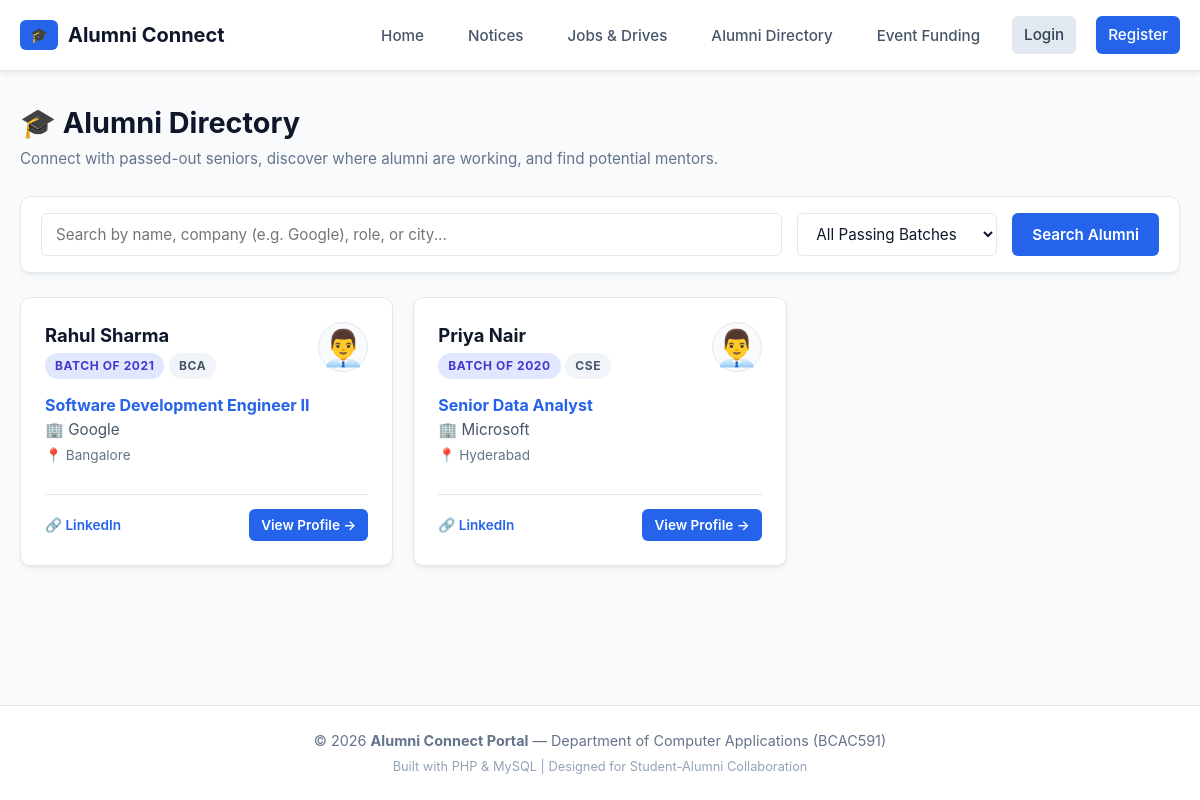
/alumni-list.php, run on the app's committed database.
### tables this page shows
CREATE TABLE `alumni_details` (
    `id` INT AUTO_INCREMENT PRIMARY KEY,
    `user_id` INT NOT NULL UNIQUE,
    `batch_year` INT NOT NULL,
    `current_company` VARCHAR(100) NOT NULL,
    `designation` VARCHAR(100) NOT NULL,
    `city` VARCHAR(50) NULL,
    `linkedin_url` VARCHAR(200) NULL,
    CONSTRAINT `fk_alumni_user` FOREIGN KEY (`user_id`) REFERENCES `users` (`id`) ON DELETE CASCADE
);

CREATE TABLE `users` (
    `id` INT AUTO_INCREMENT PRIMARY KEY,
    `name` VARCHAR(100) NOT NULL,
    `email` VARCHAR(100) NOT NULL UNIQUE,
    `password` VARCHAR(255) NOT NULL,
    `role` ENUM('student', 'alumni', 'admin') NOT NULL DEFAULT 'student',
    `phone` VARCHAR(15) NULL,
    `department` VARCHAR(50) NOT NULL,
    `avatar` VARCHAR(255) DEFAULT 'default.png',
    `status` ENUM('active', 'inactive') DEFAULT 'active',
    `created_at` TIMESTAMP DEFAULT CURRENT_TIMESTAMP
);

### includes/functions.php (called while the page is built, shortened)
<?php
function e($string) {
    return htmlspecialchars((string)$string, ENT_QUOTES, 'UTF-8');
}
function base_url($path = '') {
    $base = '/Clg%20Project/Alumni-Connect-Portal';
    return $base . '/' . ltrim($path, '/');
}

### alumni-list.php (the view, shortened to what this page needs)
<?php
require_once __DIR__ . '/config/db.php';
require_once __DIR__ . '/includes/functions.php';
$search = trim($_GET['search'] ?? '');
$query = "
    SELECT u.id, u.name, u.email, u.phone, u.department, u.avatar,
           a.batch_year, a.current_company, a.designation, a.city, a.linkedin_url
    FROM users u
    JOIN alumni_details a ON u.id = a.user_id
    WHERE u.role = 'alumni' AND u.status = 'active'
";
$params = [];
$query .= " ORDER BY a.batch_year DESC, u.name ASC";
$stmt = $pdo->prepare($query);
$stmt->execute($params);
$alumni_list = $stmt->fetchAll();
require_once __DIR__ . '/includes/header.php';
?>
<div class="page-header">
    <div>
        <h1>🎓 Alumni Directory</h1>
        <p>Connect with passed-out seniors, discover where alumni are working, and find potential mentors.</p>
    </div>
</div>
<div class="card" style="padding: 16px 20px; margin-bottom: 24px;">
    <form method="GET" action="" class="filter-bar" style="margin-bottom: 0;">
        <input type="text" name="search" class="form-control" placeholder="Search by name, company (e.g. Google), role, or city..." value="<?= e($search) ?>">
        <select name="batch" class="form-control" style="max-width: 180px;">
            <option value="all">All Passing Batches</option>
        </select>
        <button type="submit" class="btn btn-primary">Search Alumni</button>
    </form>
</div>
<?php if (empty($alumni_list)): ?>
    <div class="card" style="text-align: center; padding: 40px;">
        <p style="color: var(--text-muted);">No alumni records found matching your search.</p>
    </div>
<?php else: ?>
    <div style="display: grid; grid-template-columns: repeat(auto-fill, minmax(280px, 1fr)); gap: 20px;">
        <?php foreach ($alumni_list as $alumnus): ?>
            <div class="card" style="margin-bottom: 0; display: flex; flex-direction: column; justify-content: space-between;">
                <div>
                    <div style="display: flex; justify-content: space-between; align-items: start; margin-bottom: 12px;">
                        <div>
                            <h3 style="font-size: 1.15rem; color: var(--text); margin-bottom: 2px;"><?= e($alumnus['name']) ?></h3>
                            <span class="badge" style="background: #e0e7ff; color: #4338ca;">Batch of <?= e($alumnus['batch_year']) ?></span>
                            <span class="badge" style="background: #f1f5f9; color: #475569;"><?= e($alumnus['department']) ?></span>
                        </div>
                        <div style="font-size: 2.2rem; background: #f8fafc; border-radius: 50%; width: 50px; height: 50px; display: flex; align-items: center; justify-content: center; border: 1px solid var(--border);">
                            👨‍💼
                        </div>
                    </div>
                    <div style="margin: 14px 0;">
                        <div style="font-weight: 700; color: var(--primary); font-size: 1rem;">
                            <?= e($alumnus['designation']) ?>
                        </div>
                        <div style="color: var(--secondary); font-size: 0.95rem; margin-top: 2px;">
                            🏢 <?= e($alumnus['current_company']) ?>
                        </div>
                        <?php if (!empty($alumnus['city'])): ?>
                            <div style="color: var(--text-muted); font-size: 0.85rem; margin-top: 4px;">
                                📍 <?= e($alumnus['city']) ?>
                            </div>
                        <?php endif; ?>
                    </div>
                </div>
                <div style="border-top: 1px solid var(--border); padding-top: 14px; margin-top: 14px; display: flex; justify-content: space-between; align-items: center;">
                    <?php if (!empty($alumnus['linkedin_url'])): ?>
                        <a href="<?= e($alumnus['linkedin_url']) ?>" target="_blank" style="font-size: 0.85rem; font-weight: 600;">
                            🔗 LinkedIn
                        </a>
                    <?php else: ?>
                        <span></span>
                    <?php endif; ?>
                    <a href="<?= base_url('alumni-view.php?id=' . $alumnus['id']) ?>" class="btn btn-sm btn-primary">
                        View Profile &rarr;
                    </a>
                </div>
            </div>
        <?php endforeach; ?>
    </div>
<?php endif; ?>
<?php require_once __DIR__ . '/includes/footer.php'; ?>

### assets/css/style.css (style rules this page uses)
:root { --primary: #2563eb; --primary-hover: #1d4ed8; --primary-light: #eff6ff; --secondary: #475569; --success: #16a34a; --success-light: #f0fdf4; --warning: #d97706; --warning-light: #fffbeb; --danger: #dc2626; --danger-light: #fef2f2; --bg: #f8fafc; --card-bg: #ffffff; --border: #e2e8f0; --text: #0f172a; --text-muted: #64748b; --radius: 10px; --shadow: 0 4px 6px -1px rgba(0, 0, 0, 0.05), 0 2px 4px -2px rgba(0, 0, 0, 0.05); --shadow-md: 0 10px 15px -3px rgba(0, 0, 0, 0.08), 0 4px 6px -4px rgba(0, 0, 0, 0.04); }
* { margin: 0; padding: 0; box-sizing: border-box; font-family: -apple-system, BlinkMacSystemFont, 'Segoe UI', Roboto, 'Helvetica Neue', Arial, sans-serif; }
body { background-color: var(--bg); color: var(--text); min-height: 100vh; display: flex; flex-direction: column; line-height: 1.5; }
a { color: var(--primary); text-decoration: none; transition: color 0.2s; }
.page-header { display: flex; justify-content: space-between; align-items: center; margin-bottom: 25px; flex-wrap: wrap; gap: 15px; }
.page-header h1 { font-size: 1.8rem; font-weight: 700; color: var(--text); }
.page-header p { color: var(--text-muted); font-size: 0.95rem; margin-top: 4px; }
.card { background: var(--card-bg); border: 1px solid var(--border); border-radius: var(--radius); padding: 24px; box-shadow: var(--shadow); margin-bottom: 24px; }
.btn { display: inline-flex; align-items: center; justify-content: center; gap: 8px; padding: 10px 20px; border-radius: 6px; font-size: 0.95rem; font-weight: 600; border: none; cursor: pointer; transition: all 0.2s; text-decoration: none; }
.btn-primary { background: var(--primary); color: white !important; }
.btn-sm { padding: 6px 12px; font-size: 0.85rem; }
.form-control { width: 100%; padding: 10px 14px; border: 1px solid var(--border); border-radius: 6px; font-size: 0.95rem; color: var(--text); background: #ffffff; transition: border-color 0.2s, box-shadow 0.2s; }
.badge { display: inline-block; padding: 4px 10px; border-radius: 999px; font-size: 0.75rem; font-weight: 700; text-transform: uppercase; letter-spacing: 0.05em; }
.filter-bar { display: flex; gap: 15px; margin-bottom: 24px; flex-wrap: wrap; }
.filter-bar .form-control { flex: 1; min-width: 200px; }

### data on the page
alumni_details: user.name "Rahul Sharma", batch_year "2021", user.department "BCA", designation "Software Development Engineer II", current_company "Google", city "Bangalore"
alumni_details: user.name "Priya Nair", batch_year "2020", user.department "CSE", designation "Senior Data Analyst", current_company "Microsoft", city "Hyderabad"
